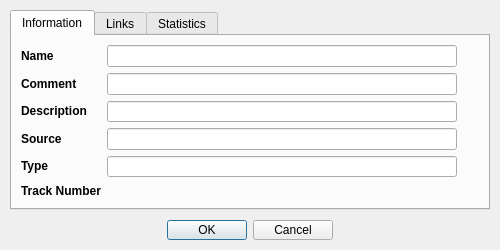
<?xml version="1.0" encoding="UTF-8"?>
<ui version="4.0">
 <class>Dialog_trackProperties</class>
 <widget class="QDialog" name="Dialog_trackProperties">
  <property name="geometry">
   <rect>
    <x>0</x>
    <y>0</y>
    <width>500</width>
    <height>250</height>
   </rect>
  </property>
  <property name="minimumSize">
   <size>
    <width>500</width>
    <height>250</height>
   </size>
  </property>
  <property name="maximumSize">
   <size>
    <width>500</width>
    <height>250</height>
   </size>
  </property>
  <property name="windowTitle">
   <string>Track Properties</string>
  </property>
  <property name="windowIcon">
   <iconset resource="../resources.qrc">
    <normaloff>:/images/edit2.png</normaloff>:/images/edit2.png</iconset>
  </property>
  <widget class="QDialogButtonBox" name="buttonBox">
   <property name="geometry">
    <rect>
     <x>10</x>
     <y>220</y>
     <width>480</width>
     <height>20</height>
    </rect>
   </property>
   <property name="orientation">
    <enum>Qt::Horizontal</enum>
   </property>
   <property name="standardButtons">
    <set>QDialogButtonBox::Cancel|QDialogButtonBox::Ok</set>
   </property>
   <property name="centerButtons">
    <bool>true</bool>
   </property>
  </widget>
  <widget class="QTabWidget" name="tabWidget">
   <property name="geometry">
    <rect>
     <x>10</x>
     <y>10</y>
     <width>480</width>
     <height>200</height>
    </rect>
   </property>
   <property name="currentIndex">
    <number>0</number>
   </property>
   <widget class="QWidget" name="tabInformation">
    <attribute name="title">
     <string>Information</string>
    </attribute>
    <layout class="QGridLayout" name="gridLayout_2">
     <item row="1" column="0">
      <widget class="QLabel" name="label_4">
       <property name="minimumSize">
        <size>
         <width>0</width>
         <height>16</height>
        </size>
       </property>
       <property name="maximumSize">
        <size>
         <width>16777215</width>
         <height>16</height>
        </size>
       </property>
       <property name="font">
        <font>
         <weight>75</weight>
         <bold>true</bold>
        </font>
       </property>
       <property name="text">
        <string>Comment</string>
       </property>
      </widget>
     </item>
     <item row="4" column="0">
      <widget class="QLabel" name="label_6">
       <property name="minimumSize">
        <size>
         <width>0</width>
         <height>16</height>
        </size>
       </property>
       <property name="maximumSize">
        <size>
         <width>16777215</width>
         <height>16</height>
        </size>
       </property>
       <property name="font">
        <font>
         <weight>75</weight>
         <bold>true</bold>
        </font>
       </property>
       <property name="text">
        <string>Type</string>
       </property>
      </widget>
     </item>
     <item row="0" column="0">
      <widget class="QLabel" name="label">
       <property name="minimumSize">
        <size>
         <width>0</width>
         <height>16</height>
        </size>
       </property>
       <property name="maximumSize">
        <size>
         <width>16777215</width>
         <height>16</height>
        </size>
       </property>
       <property name="font">
        <font>
         <weight>75</weight>
         <bold>true</bold>
        </font>
       </property>
       <property name="text">
        <string>Name</string>
       </property>
      </widget>
     </item>
     <item row="0" column="1">
      <widget class="QLineEdit" name="lineEditName"/>
     </item>
     <item row="2" column="1">
      <widget class="QLineEdit" name="lineEditDesc"/>
     </item>
     <item row="2" column="2">
      <widget class="QPushButton" name="pushButtonUndoDesc">
       <property name="minimumSize">
        <size>
         <width>16</width>
         <height>16</height>
        </size>
       </property>
       <property name="maximumSize">
        <size>
         <width>16</width>
         <height>16</height>
        </size>
       </property>
       <property name="toolTip">
        <string>Reset value</string>
       </property>
       <property name="text">
        <string/>
       </property>
       <property name="icon">
        <iconset resource="../resources.qrc">
         <normaloff>:/images/undo.png</normaloff>:/images/undo.png</iconset>
       </property>
       <property name="flat">
        <bool>true</bool>
       </property>
      </widget>
     </item>
     <item row="0" column="2">
      <widget class="QPushButton" name="pushButtonUndoName">
       <property name="minimumSize">
        <size>
         <width>16</width>
         <height>16</height>
        </size>
       </property>
       <property name="maximumSize">
        <size>
         <width>16</width>
         <height>16</height>
        </size>
       </property>
       <property name="toolTip">
        <string>Reset value</string>
       </property>
       <property name="text">
        <string/>
       </property>
       <property name="icon">
        <iconset resource="../resources.qrc">
         <normaloff>:/images/undo.png</normaloff>:/images/undo.png</iconset>
       </property>
       <property name="flat">
        <bool>true</bool>
       </property>
      </widget>
     </item>
     <item row="2" column="0">
      <widget class="QLabel" name="label_3">
       <property name="minimumSize">
        <size>
         <width>0</width>
         <height>16</height>
        </size>
       </property>
       <property name="maximumSize">
        <size>
         <width>16777215</width>
         <height>16</height>
        </size>
       </property>
       <property name="font">
        <font>
         <weight>75</weight>
         <bold>true</bold>
        </font>
       </property>
       <property name="text">
        <string>Description</string>
       </property>
      </widget>
     </item>
     <item row="3" column="0">
      <widget class="QLabel" name="label_5">
       <property name="minimumSize">
        <size>
         <width>0</width>
         <height>16</height>
        </size>
       </property>
       <property name="maximumSize">
        <size>
         <width>16777215</width>
         <height>16</height>
        </size>
       </property>
       <property name="font">
        <font>
         <weight>75</weight>
         <bold>true</bold>
        </font>
       </property>
       <property name="text">
        <string>Source</string>
       </property>
      </widget>
     </item>
     <item row="5" column="0">
      <widget class="QLabel" name="label_7">
       <property name="minimumSize">
        <size>
         <width>0</width>
         <height>16</height>
        </size>
       </property>
       <property name="maximumSize">
        <size>
         <width>16777215</width>
         <height>16</height>
        </size>
       </property>
       <property name="font">
        <font>
         <weight>75</weight>
         <bold>true</bold>
        </font>
       </property>
       <property name="text">
        <string>Track Number</string>
       </property>
      </widget>
     </item>
     <item row="5" column="1">
      <widget class="QLabel" name="labelNumber">
       <property name="text">
        <string/>
       </property>
      </widget>
     </item>
     <item row="1" column="1">
      <widget class="QLineEdit" name="lineEditCmt"/>
     </item>
     <item row="3" column="1">
      <widget class="QLineEdit" name="lineEditSrc"/>
     </item>
     <item row="4" column="1">
      <widget class="QLineEdit" name="lineEditType"/>
     </item>
     <item row="1" column="2">
      <widget class="QPushButton" name="pushButtonUndoCmt">
       <property name="minimumSize">
        <size>
         <width>16</width>
         <height>16</height>
        </size>
       </property>
       <property name="maximumSize">
        <size>
         <width>16</width>
         <height>16</height>
        </size>
       </property>
       <property name="toolTip">
        <string>Reset value</string>
       </property>
       <property name="text">
        <string/>
       </property>
       <property name="icon">
        <iconset resource="../resources.qrc">
         <normaloff>:/images/undo.png</normaloff>:/images/undo.png</iconset>
       </property>
       <property name="flat">
        <bool>true</bool>
       </property>
      </widget>
     </item>
     <item row="3" column="2">
      <widget class="QPushButton" name="pushButtonUndoSrc">
       <property name="minimumSize">
        <size>
         <width>16</width>
         <height>16</height>
        </size>
       </property>
       <property name="maximumSize">
        <size>
         <width>16</width>
         <height>16</height>
        </size>
       </property>
       <property name="toolTip">
        <string>Reset value</string>
       </property>
       <property name="text">
        <string/>
       </property>
       <property name="icon">
        <iconset resource="../resources.qrc">
         <normaloff>:/images/undo.png</normaloff>:/images/undo.png</iconset>
       </property>
       <property name="flat">
        <bool>true</bool>
       </property>
      </widget>
     </item>
     <item row="4" column="2">
      <widget class="QPushButton" name="pushButtonUndoType">
       <property name="minimumSize">
        <size>
         <width>16</width>
         <height>16</height>
        </size>
       </property>
       <property name="maximumSize">
        <size>
         <width>16</width>
         <height>16</height>
        </size>
       </property>
       <property name="toolTip">
        <string>Reset value</string>
       </property>
       <property name="text">
        <string/>
       </property>
       <property name="icon">
        <iconset resource="../resources.qrc">
         <normaloff>:/images/undo.png</normaloff>:/images/undo.png</iconset>
       </property>
       <property name="flat">
        <bool>true</bool>
       </property>
      </widget>
     </item>
    </layout>
   </widget>
   <widget class="QWidget" name="tabLinks">
    <attribute name="title">
     <string>Links</string>
    </attribute>
    <layout class="QGridLayout" name="gridLayout_4">
     <item row="0" column="0">
      <widget class="QTableWidget" name="tableLinks">
       <property name="selectionMode">
        <enum>QAbstractItemView::SingleSelection</enum>
       </property>
       <property name="selectionBehavior">
        <enum>QAbstractItemView::SelectRows</enum>
       </property>
       <attribute name="horizontalHeaderHighlightSections">
        <bool>false</bool>
       </attribute>
       <attribute name="verticalHeaderVisible">
        <bool>false</bool>
       </attribute>
       <attribute name="verticalHeaderHighlightSections">
        <bool>false</bool>
       </attribute>
       <column>
        <property name="text">
         <string>URL</string>
        </property>
       </column>
       <column>
        <property name="text">
         <string>Text</string>
        </property>
       </column>
       <column>
        <property name="text">
         <string>Type</string>
        </property>
       </column>
      </widget>
     </item>
     <item row="1" column="0">
      <layout class="QHBoxLayout" name="horizontalLayout">
       <item>
        <widget class="QLabel" name="label_2">
         <property name="text">
          <string/>
         </property>
        </widget>
       </item>
       <item>
        <widget class="QPushButton" name="pushButtonTableAdd">
         <property name="minimumSize">
          <size>
           <width>16</width>
           <height>16</height>
          </size>
         </property>
         <property name="maximumSize">
          <size>
           <width>16</width>
           <height>16</height>
          </size>
         </property>
         <property name="toolTip">
          <string>Add link</string>
         </property>
         <property name="text">
          <string/>
         </property>
         <property name="icon">
          <iconset resource="../resources.qrc">
           <normaloff>:/images/plus.png</normaloff>:/images/plus.png</iconset>
         </property>
         <property name="flat">
          <bool>true</bool>
         </property>
        </widget>
       </item>
       <item>
        <widget class="QPushButton" name="pushButtonTableDelete">
         <property name="minimumSize">
          <size>
           <width>16</width>
           <height>16</height>
          </size>
         </property>
         <property name="maximumSize">
          <size>
           <width>16</width>
           <height>16</height>
          </size>
         </property>
         <property name="toolTip">
          <string>Delete link</string>
         </property>
         <property name="text">
          <string/>
         </property>
         <property name="icon">
          <iconset resource="../resources.qrc">
           <normaloff>:/images/minus.png</normaloff>:/images/minus.png</iconset>
         </property>
         <property name="flat">
          <bool>true</bool>
         </property>
        </widget>
       </item>
      </layout>
     </item>
    </layout>
   </widget>
   <widget class="QWidget" name="tabStatistics">
    <attribute name="title">
     <string>Statistics</string>
    </attribute>
    <layout class="QVBoxLayout" name="verticalLayout">
     <property name="spacing">
      <number>0</number>
     </property>
     <item>
      <layout class="QHBoxLayout" name="horizontalLayout_7">
       <item>
        <widget class="QLabel" name="label_10">
         <property name="minimumSize">
          <size>
           <width>80</width>
           <height>16</height>
          </size>
         </property>
         <property name="maximumSize">
          <size>
           <width>80</width>
           <height>16</height>
          </size>
         </property>
         <property name="font">
          <font>
           <weight>75</weight>
           <bold>true</bold>
          </font>
         </property>
         <property name="text">
          <string>Points</string>
         </property>
        </widget>
       </item>
       <item>
        <widget class="QLabel" name="labelNumPoints">
         <property name="minimumSize">
          <size>
           <width>0</width>
           <height>16</height>
          </size>
         </property>
         <property name="maximumSize">
          <size>
           <width>16777215</width>
           <height>16</height>
          </size>
         </property>
         <property name="text">
          <string/>
         </property>
        </widget>
       </item>
      </layout>
     </item>
     <item>
      <layout class="QHBoxLayout" name="horizontalLayout_6">
       <item>
        <widget class="QLabel" name="label_26">
         <property name="minimumSize">
          <size>
           <width>80</width>
           <height>16</height>
          </size>
         </property>
         <property name="maximumSize">
          <size>
           <width>80</width>
           <height>16</height>
          </size>
         </property>
         <property name="font">
          <font>
           <weight>75</weight>
           <bold>true</bold>
          </font>
         </property>
         <property name="text">
          <string>Start</string>
         </property>
        </widget>
       </item>
       <item>
        <widget class="QLabel" name="labelStartTime">
         <property name="minimumSize">
          <size>
           <width>0</width>
           <height>16</height>
          </size>
         </property>
         <property name="maximumSize">
          <size>
           <width>16777215</width>
           <height>16</height>
          </size>
         </property>
         <property name="text">
          <string/>
         </property>
        </widget>
       </item>
       <item>
        <widget class="QLabel" name="label_27">
         <property name="minimumSize">
          <size>
           <width>40</width>
           <height>0</height>
          </size>
         </property>
         <property name="maximumSize">
          <size>
           <width>40</width>
           <height>16</height>
          </size>
         </property>
         <property name="font">
          <font>
           <weight>75</weight>
           <bold>true</bold>
          </font>
         </property>
         <property name="text">
          <string>End</string>
         </property>
        </widget>
       </item>
       <item>
        <widget class="QLabel" name="labelEndTime">
         <property name="minimumSize">
          <size>
           <width>0</width>
           <height>16</height>
          </size>
         </property>
         <property name="maximumSize">
          <size>
           <width>16777215</width>
           <height>16</height>
          </size>
         </property>
         <property name="text">
          <string/>
         </property>
        </widget>
       </item>
      </layout>
     </item>
     <item>
      <layout class="QHBoxLayout" name="horizontalLayout_3">
       <item>
        <widget class="QLabel" name="label_9">
         <property name="minimumSize">
          <size>
           <width>0</width>
           <height>16</height>
          </size>
         </property>
         <property name="maximumSize">
          <size>
           <width>80</width>
           <height>16</height>
          </size>
         </property>
         <property name="font">
          <font>
           <weight>75</weight>
           <bold>true</bold>
          </font>
         </property>
         <property name="text">
          <string>Latitude</string>
         </property>
        </widget>
       </item>
       <item>
        <widget class="QLabel" name="label_20">
         <property name="minimumSize">
          <size>
           <width>30</width>
           <height>16</height>
          </size>
         </property>
         <property name="maximumSize">
          <size>
           <width>30</width>
           <height>16</height>
          </size>
         </property>
         <property name="font">
          <font>
           <weight>75</weight>
           <bold>true</bold>
          </font>
         </property>
         <property name="text">
          <string>min</string>
         </property>
        </widget>
       </item>
       <item>
        <widget class="QLabel" name="labelLatitudeMin">
         <property name="minimumSize">
          <size>
           <width>0</width>
           <height>16</height>
          </size>
         </property>
         <property name="maximumSize">
          <size>
           <width>16777215</width>
           <height>16</height>
          </size>
         </property>
         <property name="text">
          <string/>
         </property>
        </widget>
       </item>
       <item>
        <widget class="QLabel" name="label_21">
         <property name="minimumSize">
          <size>
           <width>30</width>
           <height>16</height>
          </size>
         </property>
         <property name="maximumSize">
          <size>
           <width>30</width>
           <height>16</height>
          </size>
         </property>
         <property name="font">
          <font>
           <weight>75</weight>
           <bold>true</bold>
          </font>
         </property>
         <property name="text">
          <string>max</string>
         </property>
        </widget>
       </item>
       <item>
        <widget class="QLabel" name="labelLatitudeMax">
         <property name="minimumSize">
          <size>
           <width>0</width>
           <height>16</height>
          </size>
         </property>
         <property name="maximumSize">
          <size>
           <width>16777215</width>
           <height>16</height>
          </size>
         </property>
         <property name="text">
          <string/>
         </property>
        </widget>
       </item>
      </layout>
     </item>
     <item>
      <layout class="QHBoxLayout" name="horizontalLayout_2">
       <item>
        <widget class="QLabel" name="label_19">
         <property name="minimumSize">
          <size>
           <width>0</width>
           <height>16</height>
          </size>
         </property>
         <property name="maximumSize">
          <size>
           <width>80</width>
           <height>16</height>
          </size>
         </property>
         <property name="font">
          <font>
           <weight>75</weight>
           <bold>true</bold>
          </font>
         </property>
         <property name="text">
          <string>Longitude</string>
         </property>
        </widget>
       </item>
       <item>
        <widget class="QLabel" name="label_24">
         <property name="minimumSize">
          <size>
           <width>30</width>
           <height>16</height>
          </size>
         </property>
         <property name="maximumSize">
          <size>
           <width>30</width>
           <height>16</height>
          </size>
         </property>
         <property name="font">
          <font>
           <weight>75</weight>
           <bold>true</bold>
          </font>
         </property>
         <property name="text">
          <string>min</string>
         </property>
        </widget>
       </item>
       <item>
        <widget class="QLabel" name="labelLongitudeMin">
         <property name="minimumSize">
          <size>
           <width>0</width>
           <height>16</height>
          </size>
         </property>
         <property name="maximumSize">
          <size>
           <width>16777215</width>
           <height>16</height>
          </size>
         </property>
         <property name="text">
          <string/>
         </property>
        </widget>
       </item>
       <item>
        <widget class="QLabel" name="label_25">
         <property name="minimumSize">
          <size>
           <width>30</width>
           <height>16</height>
          </size>
         </property>
         <property name="maximumSize">
          <size>
           <width>30</width>
           <height>16</height>
          </size>
         </property>
         <property name="font">
          <font>
           <weight>75</weight>
           <bold>true</bold>
          </font>
         </property>
         <property name="text">
          <string>max</string>
         </property>
        </widget>
       </item>
       <item>
        <widget class="QLabel" name="labelLongitudeMax">
         <property name="minimumSize">
          <size>
           <width>0</width>
           <height>16</height>
          </size>
         </property>
         <property name="maximumSize">
          <size>
           <width>16777215</width>
           <height>16</height>
          </size>
         </property>
         <property name="text">
          <string/>
         </property>
        </widget>
       </item>
      </layout>
     </item>
     <item>
      <layout class="QHBoxLayout" name="horizontalLayout_4">
       <item>
        <widget class="QLabel" name="label_16">
         <property name="minimumSize">
          <size>
           <width>80</width>
           <height>16</height>
          </size>
         </property>
         <property name="maximumSize">
          <size>
           <width>80</width>
           <height>16</height>
          </size>
         </property>
         <property name="font">
          <font>
           <weight>75</weight>
           <bold>true</bold>
          </font>
         </property>
         <property name="text">
          <string>Altitude</string>
         </property>
        </widget>
       </item>
       <item>
        <widget class="QLabel" name="label_22">
         <property name="minimumSize">
          <size>
           <width>30</width>
           <height>16</height>
          </size>
         </property>
         <property name="maximumSize">
          <size>
           <width>30</width>
           <height>16</height>
          </size>
         </property>
         <property name="font">
          <font>
           <weight>75</weight>
           <bold>true</bold>
          </font>
         </property>
         <property name="text">
          <string>min</string>
         </property>
        </widget>
       </item>
       <item>
        <widget class="QLabel" name="labelHeightMin">
         <property name="minimumSize">
          <size>
           <width>0</width>
           <height>16</height>
          </size>
         </property>
         <property name="maximumSize">
          <size>
           <width>16777215</width>
           <height>16</height>
          </size>
         </property>
         <property name="text">
          <string/>
         </property>
        </widget>
       </item>
       <item>
        <widget class="QLabel" name="label_23">
         <property name="minimumSize">
          <size>
           <width>30</width>
           <height>16</height>
          </size>
         </property>
         <property name="maximumSize">
          <size>
           <width>30</width>
           <height>16</height>
          </size>
         </property>
         <property name="font">
          <font>
           <weight>75</weight>
           <bold>true</bold>
          </font>
         </property>
         <property name="text">
          <string>max</string>
         </property>
        </widget>
       </item>
       <item>
        <widget class="QLabel" name="labelHeightMax">
         <property name="minimumSize">
          <size>
           <width>0</width>
           <height>16</height>
          </size>
         </property>
         <property name="maximumSize">
          <size>
           <width>16777215</width>
           <height>16</height>
          </size>
         </property>
         <property name="text">
          <string/>
         </property>
        </widget>
       </item>
       <item>
        <widget class="QLabel" name="label_17">
         <property name="minimumSize">
          <size>
           <width>20</width>
           <height>16</height>
          </size>
         </property>
         <property name="maximumSize">
          <size>
           <width>20</width>
           <height>16</height>
          </size>
         </property>
         <property name="font">
          <font>
           <weight>75</weight>
           <bold>true</bold>
          </font>
         </property>
         <property name="text">
          <string>&lt;html&gt;&lt;head/&gt;&lt;body&gt;&lt;p&gt;&lt;img src=&quot;:/images/arror_up.png&quot;/&gt;&lt;/p&gt;&lt;/body&gt;&lt;/html&gt;</string>
         </property>
        </widget>
       </item>
       <item>
        <widget class="QLabel" name="labelHeightIntUp">
         <property name="minimumSize">
          <size>
           <width>0</width>
           <height>16</height>
          </size>
         </property>
         <property name="maximumSize">
          <size>
           <width>16777215</width>
           <height>16</height>
          </size>
         </property>
         <property name="text">
          <string/>
         </property>
        </widget>
       </item>
       <item>
        <widget class="QLabel" name="label_18">
         <property name="minimumSize">
          <size>
           <width>20</width>
           <height>16</height>
          </size>
         </property>
         <property name="maximumSize">
          <size>
           <width>20</width>
           <height>16</height>
          </size>
         </property>
         <property name="font">
          <font>
           <weight>75</weight>
           <bold>true</bold>
          </font>
         </property>
         <property name="text">
          <string>&lt;html&gt;&lt;head/&gt;&lt;body&gt;&lt;p&gt;&lt;img src=&quot;:/images/arror_down.png&quot;/&gt;&lt;/p&gt;&lt;/body&gt;&lt;/html&gt;</string>
         </property>
        </widget>
       </item>
       <item>
        <widget class="QLabel" name="labelHeightIntDown">
         <property name="minimumSize">
          <size>
           <width>0</width>
           <height>16</height>
          </size>
         </property>
         <property name="maximumSize">
          <size>
           <width>16777215</width>
           <height>16</height>
          </size>
         </property>
         <property name="text">
          <string/>
         </property>
        </widget>
       </item>
      </layout>
     </item>
     <item>
      <layout class="QHBoxLayout" name="horizontalLayout_5">
       <item>
        <widget class="QLabel" name="label_13">
         <property name="minimumSize">
          <size>
           <width>60</width>
           <height>16</height>
          </size>
         </property>
         <property name="maximumSize">
          <size>
           <width>60</width>
           <height>16</height>
          </size>
         </property>
         <property name="font">
          <font>
           <weight>75</weight>
           <bold>true</bold>
          </font>
         </property>
         <property name="text">
          <string>Duration</string>
         </property>
        </widget>
       </item>
       <item>
        <widget class="QLabel" name="labelDuration">
         <property name="minimumSize">
          <size>
           <width>0</width>
           <height>16</height>
          </size>
         </property>
         <property name="maximumSize">
          <size>
           <width>16777215</width>
           <height>16</height>
          </size>
         </property>
         <property name="text">
          <string/>
         </property>
        </widget>
       </item>
       <item>
        <widget class="QLabel" name="label_14">
         <property name="minimumSize">
          <size>
           <width>60</width>
           <height>16</height>
          </size>
         </property>
         <property name="maximumSize">
          <size>
           <width>60</width>
           <height>16</height>
          </size>
         </property>
         <property name="font">
          <font>
           <weight>75</weight>
           <bold>true</bold>
          </font>
         </property>
         <property name="text">
          <string>Distance</string>
         </property>
        </widget>
       </item>
       <item>
        <widget class="QLabel" name="labelDistance">
         <property name="minimumSize">
          <size>
           <width>0</width>
           <height>16</height>
          </size>
         </property>
         <property name="maximumSize">
          <size>
           <width>16777215</width>
           <height>16</height>
          </size>
         </property>
         <property name="text">
          <string/>
         </property>
        </widget>
       </item>
       <item>
        <widget class="QLabel" name="label_15">
         <property name="minimumSize">
          <size>
           <width>60</width>
           <height>16</height>
          </size>
         </property>
         <property name="maximumSize">
          <size>
           <width>60</width>
           <height>16</height>
          </size>
         </property>
         <property name="font">
          <font>
           <weight>75</weight>
           <bold>true</bold>
          </font>
         </property>
         <property name="text">
          <string>Speed Ø</string>
         </property>
        </widget>
       </item>
       <item>
        <widget class="QLabel" name="labelSpeed">
         <property name="minimumSize">
          <size>
           <width>0</width>
           <height>16</height>
          </size>
         </property>
         <property name="maximumSize">
          <size>
           <width>16777215</width>
           <height>16</height>
          </size>
         </property>
         <property name="text">
          <string/>
         </property>
        </widget>
       </item>
      </layout>
     </item>
    </layout>
   </widget>
  </widget>
 </widget>
 <resources>
  <include location="../resources.qrc"/>
 </resources>
 <connections>
  <connection>
   <sender>buttonBox</sender>
   <signal>accepted()</signal>
   <receiver>Dialog_trackProperties</receiver>
   <slot>accept()</slot>
   <hints>
    <hint type="sourcelabel">
     <x>248</x>
     <y>254</y>
    </hint>
    <hint type="destinationlabel">
     <x>157</x>
     <y>274</y>
    </hint>
   </hints>
  </connection>
  <connection>
   <sender>buttonBox</sender>
   <signal>rejected()</signal>
   <receiver>Dialog_trackProperties</receiver>
   <slot>reject()</slot>
   <hints>
    <hint type="sourcelabel">
     <x>316</x>
     <y>260</y>
    </hint>
    <hint type="destinationlabel">
     <x>286</x>
     <y>274</y>
    </hint>
   </hints>
  </connection>
 </connections>
</ui>
